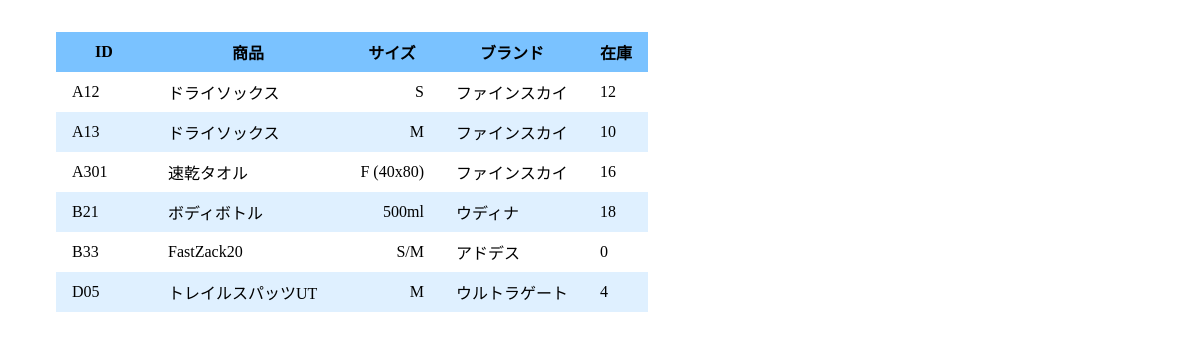
Page /chap13/sec13-5/relation/goods_brand_stock.php on the committed database.
### tables this page shows
CREATE TABLE `goods` (
  `id` varchar(10) NOT NULL,
  `name` varchar(40) NOT NULL,
  `size` varchar(20) DEFAULT NULL,
  `brand` varchar(10) NOT NULL
);

CREATE TABLE `brand` (
  `id` varchar(10) NOT NULL,
  `name` varchar(40) NOT NULL,
  `country` varchar(20) DEFAULT NULL
);

CREATE TABLE `stock` (
  `goods_id` varchar(10) NOT NULL,
  `quantity` int(4) NOT NULL DEFAULT 0
);

### chap13/sec13-5/lib/util.php (called while the page is built, shortened)
<?php
function h($data) {
  return htmlspecialchars($data, ENT_QUOTES, 'UTF-8');
}

### chap13/sec13-5/relation/goods_brand_stock.php (the view, shortened to what this page needs)
<?php
require_once('../lib/util.php');
$user = "inventoryuser";
$password = "inventoryuser";
$dbName = "inventory";
$host = "localhost:3306";
$dsn = "mysql:host={$host};dbname={$dbName};charset=utf8";
$sql = <<< EOD
  SELECT
    g.id AS goods_id,
    g.name AS goods_name,
    g.size,
    b.name AS brand_name,
    s.quantity
  FROM goods g
    INNER JOIN brand b
    ON g.brand = b.id
      LEFT OUTER JOIN stock s
      ON g.id = s.goods_id
  ORDER BY g.id
EOD;
?>
<!DOCTYPE html>
<html lang="ja">
<head>
  <link rel="stylesheet" href="../css/style.css">
  <link rel="stylesheet" href="../css//tablestyle.css">
</head>
<body>
  <div>
    <?php
    try {
      $pdo = new PDO($dsn, $user, $password);
      $pdo->setAttribute(PDO::ATTR_EMULATE_PREPARES, false);
      $pdo->setAttribute(PDO::ATTR_ERRMODE, PDO::ERRMODE_EXCEPTION);
      $stm = $pdo->prepare($sql);
      $stm->execute();
      $result = $stm->fetchAll(PDO::FETCH_ASSOC);
    ?>
      <table>
        <thead>
          <tr>
            <th>ID</th>
            <th>商品</th>
            <th>サイズ</th>
            <th>ブランド</th>
            <th>在庫</th>
          </tr>
        </thead>
        <tbody>
          <?php
          foreach ($result as $row) {
            echo "<tr>";
            echo "<td>", h($row['goods_id']), "</td>";
            echo "<td>", h($row['goods_name']), "</td>";
            echo "<td>", h($row['size']), "</td>";
            echo "<td>", h($row['brand_name']), "</td>";
            echo "<td>", h($row['quantity']), "</td>";
            echo "</tr>";
          }
          ?>
        </tbody>
      </table>
    <?php
    } catch (Exception $e) {
      echo '<span class="error">エラーがありました</span><br>';
      echo $e->getMessage();
      exit();
    }
    ?>
  </div>
</body>
</html>

### chap13/sec13-5/css/style.css (style rules this page uses)
div { margin: 1em; }

### chap13/sec13-5/css/tablestyle.css (style rules this page uses)
table { margin: 2em; padding: 0; border-collapse: collapse; }
thead { background-color: #7ac2ff; text-align: center; }
tr * { padding: 0.5em 1em; }
tbody tr *:first-child { width: 4em; text-align: left; }
tbody tr *:nth-child(2) { width: 10em; text-align: left; }
tbody tr *:nth-child(3) { width: 4em; text-align: right; }
tbody tr:nth-child(even) td { background-color: #dff0ff; }

### rows in the picture
goods: id "A12", name "ドライソックス", size "S", brand.name "ファインスカイ", stock.quantity "12"
goods: id "A13", name "ドライソックス", size "M", brand.name "ファインスカイ", stock.quantity "10"
goods: id "A301", name "速乾タオル", size "F (40x80)", brand.name "ファインスカイ", stock.quantity "16"
goods: id "B21", name "ボディボトル", size "500ml", brand.name "ウディナ", stock.quantity "18"
goods: id "B33", name "FastZack20", size "S/M", brand.name "アドデス", stock.quantity "0"
goods: id "D05", name "トレイルスパッツUT", size "M", brand.name "ウルトラゲート", stock.quantity "4"
